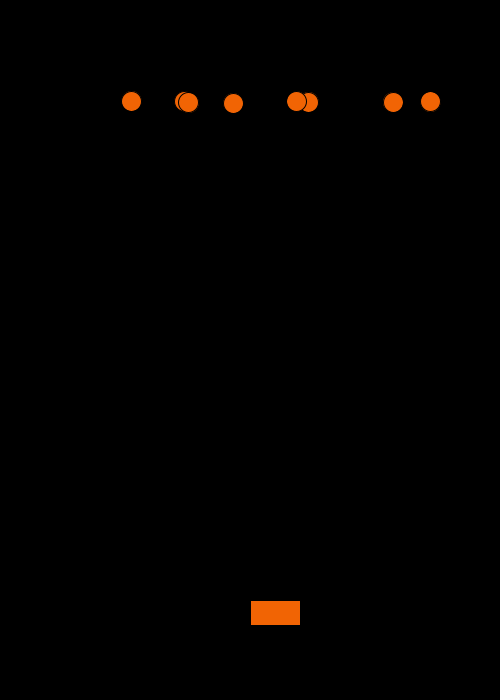
Frame 1 (no input)
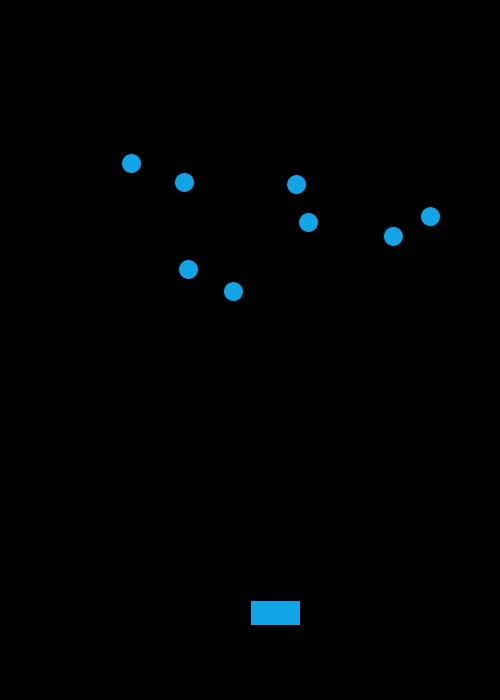
Frame 60 (the mouse pressed at the canvas centre just before this capture)
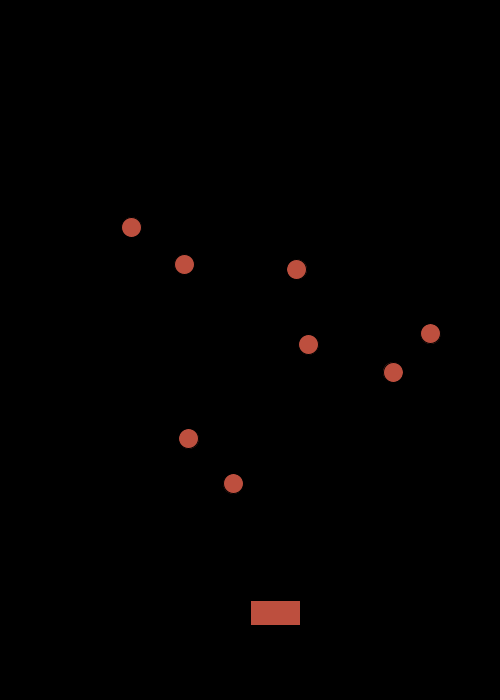
Frame 120 (the mouse held since frame 60 and released just before this capture)

The Processing sketch that drew these frames (run headless with seeded random() and noise(); from frame 60 on, the mouse is pressed at the canvas centre):

// Processing sketch: processing_133721
// ── processing_133721.pde

class Asteroid
{
  float x = random(50,450);
  float y = 100;
  float radius = 20;
  float speed = random(1,5);
  
}

class Ship
{
  float x = 250;
  float y = 600;
  float w = 50;
  float h = 25;
}

//Asteroid asteroid1;
Asteroid[] asteroids = new Asteroid[8];
Ship player = new Ship();

void setup()
{
  size(500,700);
  for (int i = 0; i < asteroids.length; i += 1)
  {
    asteroids[i] = new Asteroid();
  }
  
   
   
  
}

void draw()
{
  background(0);
  fill(random(255), random(255), random(255));
  rect(player.x, player.y, player.w, player.h);
  
  for (int i = 0; i < asteroids.length; i += 1)
  {
    asteroids[i].y += asteroids[i].speed;
    ellipse(asteroids[i].x, asteroids[i].y, asteroids[i].radius, asteroids[i].radius);
  }
}

void keyPressed()
{
  if (key == CODED)
  {
    if (keyCode == LEFT)
    {
      player.x -= 15;
    }
    if (keyCode == RIGHT)
    {
      player.x += 15;
    }
  }
}

void keyReleased()
{
  if (key == CODED)
  {
    if (keyCode == LEFT)
    {
      player.x -= 0;
    }
    if (keyCode == RIGHT)
    {
      player.x += 0;
    }
  }
}


boolean rectRectIntersect(float left, float top, float right, float bottom,
                          float otherLeft, float otherTop, float otherRight, float otherBottom) {
  return !(left > otherRight || right < otherLeft || top > otherBottom || bottom < otherTop);
}
